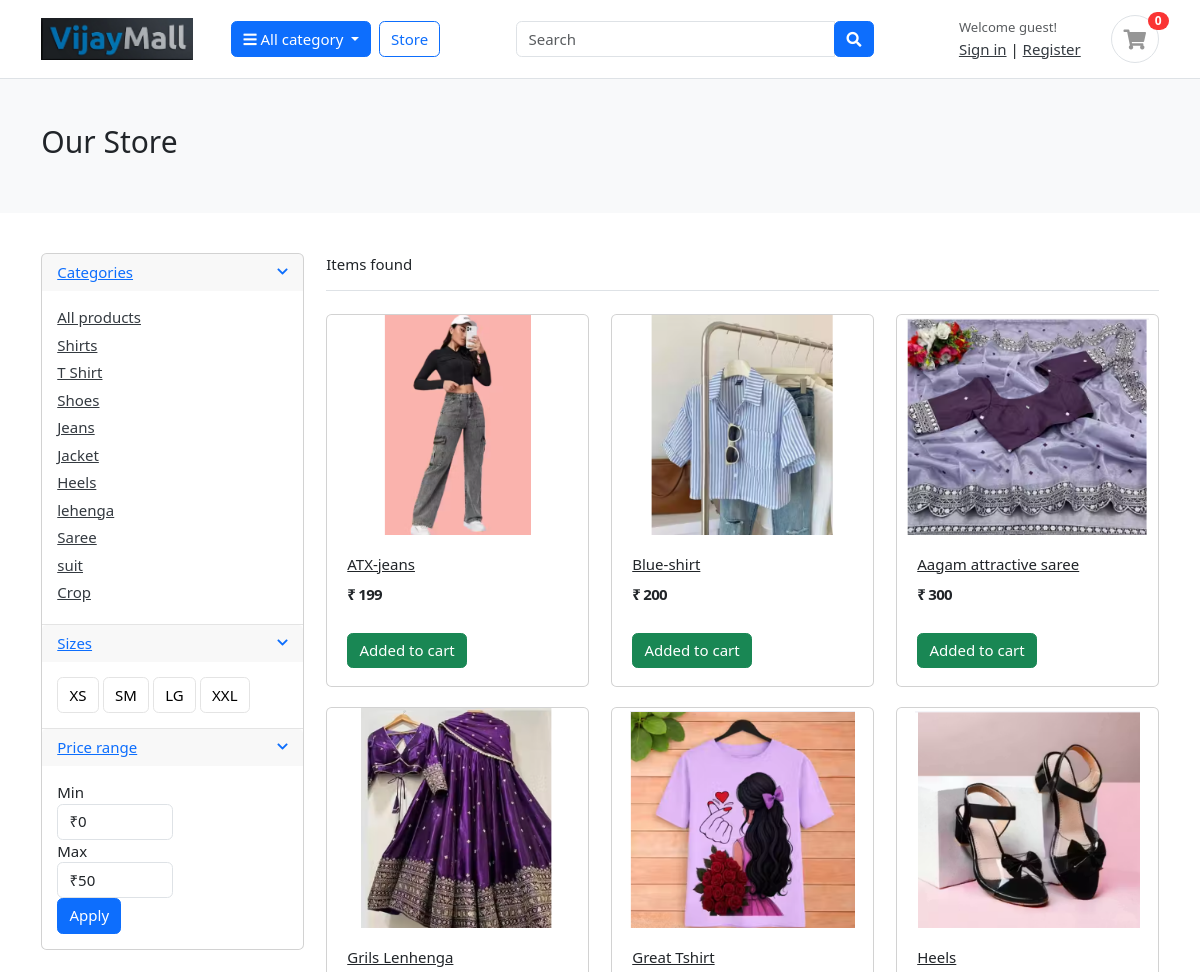
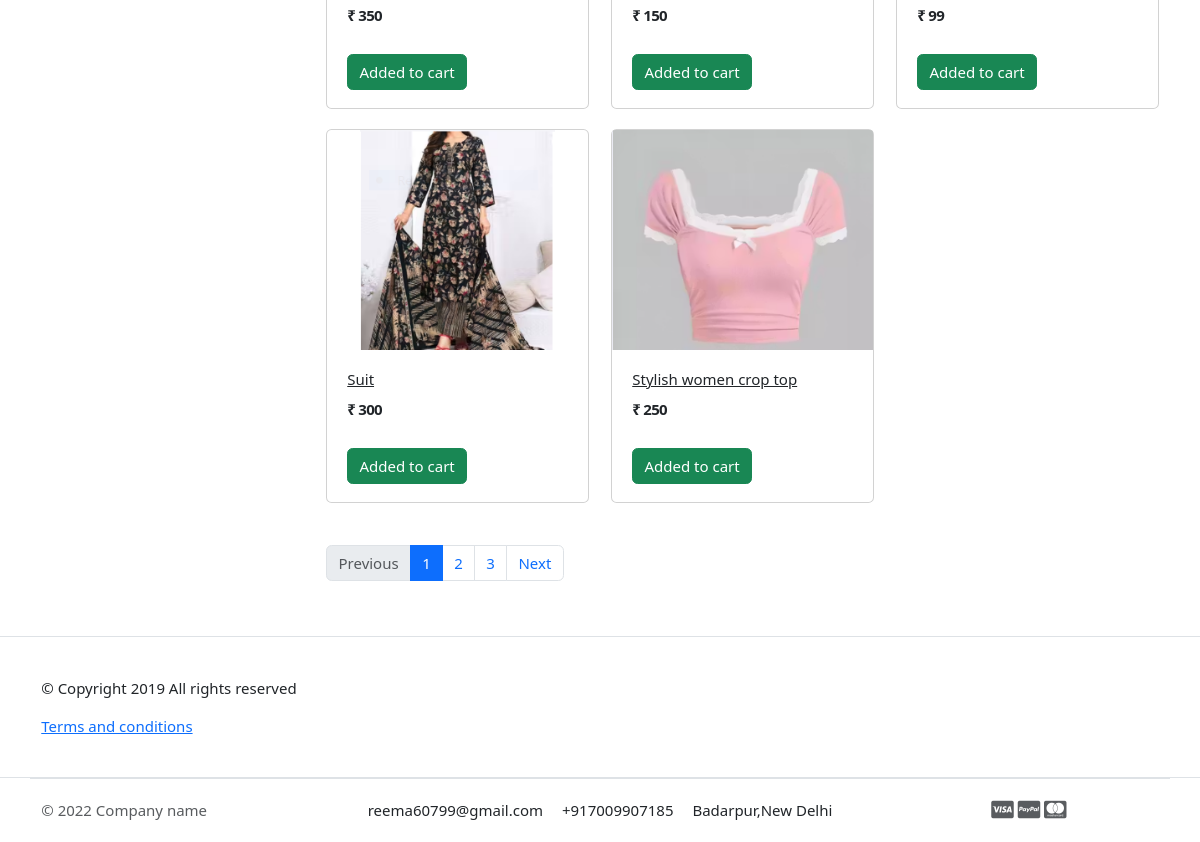
/store/, run on the app's committed database (2 pictures, top to bottom).
### category/models.py (models this page shows, shortened)
class Category(models.Model):
    category_name = models.CharField(max_length=50,unique=True)
    slug = models.SlugField(max_length=100, unique=True)
    description = models.CharField(max_length=255)
    cat_image=models.ImageField(upload_to="photos/categories/",blank=True)
    class Meta:
        verbose_name = "category"
        verbose_name_plural = "categories"
    def get_url(self):
            return reverse('products_by_category',args=[self.slug])

### store/models.py (models this page shows, shortened)
class Product(models.Model):
    product_name = models.CharField(max_length=200,unique=True)
    slug         = models.SlugField(max_length=200,unique=True)
    Description  = models.TextField(max_length=500,blank=True)
    price        = models.IntegerField()
    Images       = models.ImageField(upload_to='photos/products')
    stock        = models.IntegerField()
    is_available = models.BooleanField(default=True)
    category     = models.ForeignKey('category.Category',on_delete=models.CASCADE)
    created_date = models.DateTimeField(auto_now_add=True)
    modified_date = models.DateTimeField(auto_now=True)
    def get_url(self):
        return reverse(
            'product_detail',
            args=[self.category.slug, self.slug]
        )

### store/views.py (the view)
# urls.py: path('',views.store,name='store'),
def store(request, category_slug=None):
    categories = None
    products = None
    if category_slug != None:
        categories = get_object_or_404(Category, slug=category_slug)
        products=Product.objects.filter(category=categories, is_available=True)
        product_count= products.count()
    else:
        products = Product.objects.all().filter(is_available=True)
        product_count=products.count()
    context = {
        'products': products,
    }
    return render(request, 'store/store.html', context)

### category/context_processors.py (called while the page is built)
def menu_links(request):
    links = Category.objects.all()
    return dict(links=links)

### templates/store/store.html (shortened to what this page needs)
{% extends 'base.html' %}
{% load static %}
{% block content %}
<section class="section-pagetop bg">
<div class="container">
	{% if 'search' in request.path %}
		<h2 class="title-page">Search Result</h2>
	{% else %}
		<h2 class="title-page">Our Store</h2>
	{% endif %}
</div>
</section>
<section class="section-content padding-y">
<div class="container">
<div class="row">
	<aside class="col-md-3">
<div class="card">
	<article class="filter-group">
		<header class="card-header">
			<a href="#" data-toggle="collapse" data-target="#collapse_1" aria-expanded="true" class="">
				<i class="icon-control fa fa-chevron-down"></i>
				<h6 class="title">Categories</h6>
			</a>
		</header>
		<div class="filter-content collapse show" id="collapse_1" style="">
			<div class="card-body">
                <ul class="list-menu">
                    <li><a href="{% url 'store' %}">All products</a></li>
                    {% for category in links %}
                <li><a href="{{ category.get_url }}">{{ category.category_name }}  </a></li>
                    {% endfor %}
                 </ul>
            </div>
        </div>
    </article>
	<article class="filter-group">
		<header class="card-header">
			<a href="#" data-toggle="collapse" data-target="#collapse_4" aria-expanded="true" class="">
				<i class="icon-control fa fa-chevron-down"></i>
				<h6 class="title">Sizes </h6>
			</a>
		</header>
		<div class="filter-content collapse show" id="collapse_4" style="">
			<div class="card-body">
			  <label class="checkbox-btn">
			    <span class="btn btn-light"> XS </span>
			  </label>
			  <label class="checkbox-btn">
			    <span class="btn btn-light"> SM </span>
			  </label>
			  <label class="checkbox-btn">
			    <span class="btn btn-light"> LG </span>
			  </label>
			  <label class="checkbox-btn">
			    <span class="btn btn-light"> XXL </span>
			  </label>
		</div>
		</div>
	</article>
	<article class="filter-group">
		<header class="card-header">
			<a href="#" data-toggle="collapse" data-target="#collapse_3" aria-expanded="true" class="">
				<i class="icon-control fa fa-chevron-down"></i>
				<h6 class="title">Price range </h6>
			</a>
		</header>
		<div class="filter-content collapse show" id="collapse_3" style="">
			<div class="card-body">
				<div class="form-row">
				<div class="form-group col-md-6">
				  <label>Min</label>
				  	<select class="mr-2 form-control">
						<option value="0">₹0</option>
					</select>
				</div>
				<div class="form-group text-right col-md-6">
				  <label>Max</label>
				  	<select class="mr-2 form-control">
						<option value="50">₹50</option>
					</select>
				</div>
				</div>
				<button class="btn btn-block btn-primary">Apply</button>
			</div>
		</div>
	</article>
</div>
	</aside>
<div class="col-md-9">
    <header class="border-bottom mb-4 pb-3">
    <div class="form-inline">
        <span class="mr-md-auto">Items found </span>
    </div>
</header>
    <div class="row">
    {% for product in products %}
    <div class="col-md-4">
        <figure class="card card-product-grid">
            <div class="img-wrap">
                <a href="{{ product.get_url }}"><img src="{{ product.Images.url }}"></a>
            </div>
            <figcaption class="info-wrap">
                <div class="fix-height">
                    <a href="{{ product.get.url }}" class="title">{{ product.product_name }}</a>
                    <div class="price-wrap mt-2">
                        <span class="price">₹ {{ product.price }}</span>
                    </div>
                </div>
                <a href="#" class="btn btn-block btn-success">Added to cart </a>
            </figcaption>
        </figure>
    </div>
    {% endfor %}
<nav class="mt-4" aria-label="Page navigation sample">
  <ul class="pagination">
    <li class="page-item disabled"><a class="page-link" href="#">Previous</a></li>
    <li class="page-item active"><a class="page-link" href="#">1</a></li>
    <li class="page-item"><a class="page-link" href="#">2</a></li>
    <li class="page-item"><a class="page-link" href="#">3</a></li>
    <li class="page-item"><a class="page-link" href="#">Next</a></li>
  </ul>
</nav>
</div>
</div>
</div>
</section>
<footer class="section-footer border-top padding-y">
  <div class="container">
    <p class="float-md-right">
      &copy; Copyright 2019 All rights reserved
    </p>
    <p>
      <a href="#">Terms and conditions</a>
    </p>
  </div>
</footer>
{% endblock %}

### static/css/ui.css (style rules this page uses)
html { font-family: "Inter", sans-serif; font-size: 15px; }
.img-wrap { text-align: center; display: block; }
.img-wrap img { max-width: 100%; }
.price-wrap { letter-spacing: -0.7px; }
.padding-y { padding-top: 40px; padding-bottom: 40px; }
figure { margin-bottom: 0; }
article:after, .form-group:after { display: block; clear: both; content: ""; }
.bg { background-color: #f8f9fa; }
.title-page { color: #212529; }
p:last-child { margin-bottom: 0; }
.btn-light { background-color: #fff; border-color: #e4e4e4; }
[class*=list-] li:after { visibility: hidden; display: block; content: ""; overflow: hidden; height: 0; clear: both; }
.list-menu { list-style: none; margin: 0; padding-left: 0; }
.list-menu li { margin-bottom: 5px; }
.list-menu a { color: #343a40; }
[class*=card-product] a.title { color: #212529; display: block; }
[class*=card-product] .img-wrap { overflow: hidden; position: relative; }
[class*=card-product] .img-wrap img { height: 100%; max-width: 100%; width: auto; display: inline-block; -o-object-fit: cover; object-fit: cover; }
.card-product-grid { margin-bottom: 20px; }
.card-product-grid .img-wrap { border-radius: 0.2rem 0.2rem 0 0; height: 220px; }
.card-product-grid .info-wrap { overflow: hidden; padding: 18px 20px; }
.card-product-grid .fix-height { height: 80px; overflow: hidden; }
.card .img-wrap { overflow: hidden; }
.price { font-weight: 600; color: #212529; }
.icon-control { margin-top: 5px; float: right; font-size: 80%; }
.card-header .title { margin-bottom: 0; line-height: 1.5; }
.filter-group { border-bottom: 1px solid #e4e4e4; }
.filter-group .card-header { border-bottom: 0; }
.filter-group:last-child { border-bottom: 0; }
.checkbox-btn { position: relative; }
.section-pagetop { padding: 45px 0; }

### data on the page
Category: category_name "Shirts"
Category: category_name "T Shirt"
Category: category_name "Shoes"
Category: category_name "Jeans"
Category: category_name "Jacket"
Category: category_name "Heels"
Category: category_name "lehenga"
Category: category_name "Saree"
Category: category_name "suit"
Category: category_name "Crop"
Product: Images (picture), product_name "ATX-jeans", price "199"
Product: Images (picture), product_name "Blue-shirt", price "200"
Product: Images (picture), product_name "Aagam attractive saree", price "300"
Product: Images (picture), product_name "Grils Lenhenga", price "350"
Product: Images (picture), product_name "Great Tshirt", price "150"
Product: Images (picture), product_name "Heels", price "99"
Product: Images (picture), product_name "Suit", price "300"
Product: Images (picture), product_name "Stylish women crop top", price "250"
